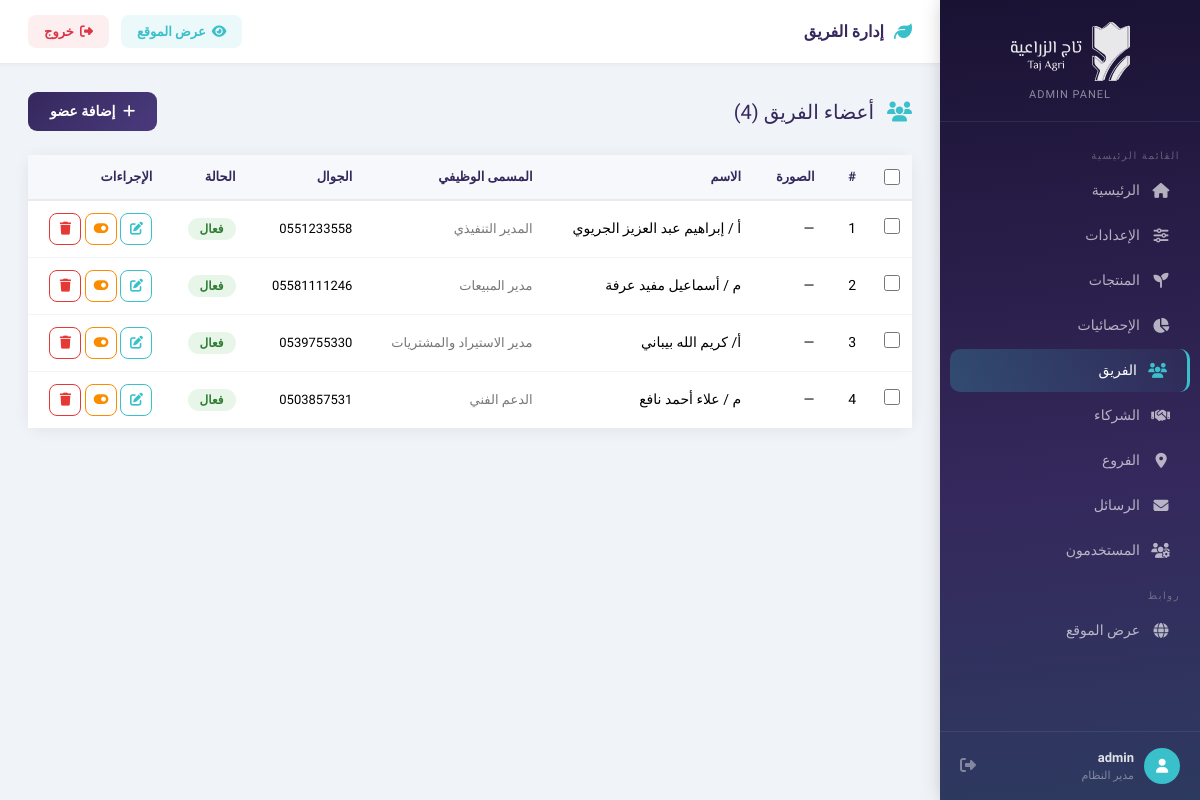
The page /admin/teams.php (signed in) on the database its author committed.
### tables this page shows
CREATE TABLE `teams` (
  `id` int(11) NOT NULL,
  `name_ar` varchar(255) NOT NULL,
  `name_en` varchar(255) NOT NULL,
  `description_ar` text DEFAULT NULL,
  `description_en` text DEFAULT NULL,
  `mobile` varchar(50) DEFAULT NULL,
  `email` varchar(100) DEFAULT NULL,
  `image` varchar(255) DEFAULT NULL,
  `sort_order` int(11) DEFAULT 0,
  `status` enum('active','not_active') DEFAULT 'active',
  `created_at` timestamp NOT NULL DEFAULT current_timestamp(),
  `updated_at` timestamp NOT NULL DEFAULT current_timestamp() ON UPDATE current_timestamp()
);

### config.php (called while the page is built, shortened)
<?php
function db() {
    static $pdo = null;
    if ($pdo === null) {
        try {
            $pdo = new PDO(
                'mysql:host=' . DB_HOST . ';dbname=' . DB_NAME . ';charset=utf8mb4',
                DB_USER, DB_PASS,
                [PDO::ATTR_ERRMODE => PDO::ERRMODE_EXCEPTION,
                 PDO::ATTR_DEFAULT_FETCH_MODE => PDO::FETCH_ASSOC]
            );
        } catch (PDOException $e) {
            die('<div style="padding:20px;font-family:sans-serif;color:red;">Database connection failed: ' . $e->getMessage() . '</div>');
        }
    }
    return $pdo;
}

### admin/teams.php (the view, shortened to what this page needs)
<?php
require_once __DIR__ . '/../config.php';
$rows = db()->query('SELECT * FROM teams ORDER BY sort_order, id')->fetchAll();
require_once 'includes/header.php';
?>
<div class="d-flex justify-content-between align-items-center mb-4">
    <h5 class="mb-0" style="color:var(--brand);">
        <i class="fas fa-users me-2" style="color:var(--teal);"></i> أعضاء الفريق (<?= count($rows) ?>)
    </h5>
    <a href="team_edit.php" class="btn btn-brand btn-sm"><i class="fas fa-plus me-1"></i> إضافة عضو</a>
</div>
<form id="bulkForm" method="post">
<div class="card">
    <div class="card-body p-0">
        <table class="table mb-0">
            <thead>
                <tr>
                    <th class="check-col"><input type="checkbox" id="selectAll"></th>
                    <th>#</th><th>الصورة</th><th>الاسم</th><th>المسمى الوظيفي</th><th>الجوال</th><th>الحالة</th><th>الإجراءات</th>
                </tr>
            </thead>
            <tbody>
            <?php foreach ($rows as $i => $r): ?>
            <tr>
                <td class="check-col"><input type="checkbox" class="row-check" name="ids[]" value="<?= $r['id'] ?>"></td>
                <td><?= $i + 1 ?></td>
                <td><?= $r['image'] ? '<img src="../'.htmlspecialchars($r['image']).'" style="width:40px;height:40px;border-radius:50%;object-fit:cover;">' : '—' ?></td>
                <td><?= htmlspecialchars($r['name_ar']) ?></td>
                <td style="font-size:13px;color:#777;"><?= htmlspecialchars($r['description_ar'] ?? '') ?></td>
                <td style="font-size:13px;"><?= htmlspecialchars($r['mobile'] ?? '—') ?></td>
                <td><?= $r['status']==='active' ? '<span class="badge-on">فعال</span>' : '<span class="badge-off">غير فعال</span>' ?></td>
                <td>
                    <a href="team_edit.php?id=<?= $r['id'] ?>" class="btn-sm-action btn-edit" title="تعديل"><i class="fas fa-edit"></i></a>
                    <a href="?toggle=<?= $r['id'] ?>" class="btn-sm-action btn-tog" title="تبديل"><i class="fas fa-toggle-<?= $r['status']==='active'?'on':'off' ?>"></i></a>
                    <a href="?delete=<?= $r['id'] ?>" class="btn-sm-action btn-del btn-delete-confirm" title="حذف"><i class="fas fa-trash"></i></a>
                </td>
            </tr>
            <?php endforeach; ?>
            </tbody>
        </table>
    </div>
</div>
</form>
<?php require_once 'includes/footer.php'; ?>

### admin/includes/header.php (style rules this page uses)
:root { --brand: #35285C; --brand2: #4a3a7d; --teal: #3AC0CA; --teal2: #2a9eaa; --green: #7EB595; --bg: #f0f3f8; --sidebar: 260px; --radius: 14px; --shadow: 0 2px 16px rgba(0,0,0,.07); }
* { font-family:'El Messiri',sans-serif;box-sizing:border-box; }
body { background:var(--bg);margin:0;padding:0; }
a { text-decoration:none; }
.card { border:none;border-radius:var(--radius);box-shadow:var(--shadow);background:#fff; }
.card-body { padding:20px; }
.table { border-collapse:separate;border-spacing:0; }
.table thead th { background:#f7f8fc;color:var(--brand);font-weight:700;font-size:13px;border-bottom:2px solid #e8eaf0;padding:12px 16px; }
.table tbody td { padding:12px 16px;vertical-align:middle;font-size:14px;border-bottom:1px solid #f2f4f8; }
.table tbody tr:last-child td { border-bottom:none; }
.badge-on { background:#e8f5e9;color:#2e7d32;padding:4px 12px;border-radius:20px;font-size:12px;font-weight:600; }
.btn-brand { background:linear-gradient(135deg,var(--brand),var(--brand2));color:#fff;border:none;border-radius:9px;padding:9px 22px;font-weight:600;font-family:'El Messiri',sans-serif;font-size:14px;transition:.2s; }
.btn-sm-action { width:32px;height:32px;border-radius:8px;border:1.5px solid;display:inline-flex;align-items:center;justify-content:center;font-size:13px;transition:.2s;cursor:pointer;background:transparent; }
.btn-edit { border-color:#3AC0CA;color:#3AC0CA; }
.btn-del { border-color:#e53935;color:#e53935; }
.btn-tog { border-color:#fb8c00;color:#fb8c00; }
th.check-col,td.check-col { width:40px;text-align:center;padding:8px 6px!important; }
input[type=checkbox].row-check,input[type=checkbox]#selectAll { width:16px;height:16px;cursor:pointer;accent-color:var(--teal); }

### rows shown on the page
teams: name_ar "أ / إبراهيم عبد العزيز الجريوي", description_ar "المدير التنفيذي", mobile "0551233558", status "فعال"
teams: name_ar "م / أسماعيل مفيد عرفة", description_ar "مدير المبيعات", mobile "05581111246", status "فعال"
teams: name_ar "أ/ كريم الله بيباني", description_ar "مدير الاستيراد والمشتريات", mobile "0539755330", status "فعال"
teams: name_ar "م / علاء أحمد نافع", description_ar "الدعم الفني", mobile "0503857531", status "فعال"

### other values the page prints
$item['label'] "الرئيسية"
$item['label'] "الإعدادات"
$item['label'] "المنتجات"
$item['label'] "الإحصائيات"
$item['label'] "الفريق"
$item['label'] "الشركاء"
$item['label'] "الفروع"
$item['label'] "الرسائل"
$item['label'] "المستخدمون"
$_SESSION['admin_user'] "admin"
$pageTitle "إدارة الفريق"
count($rows) "4"
